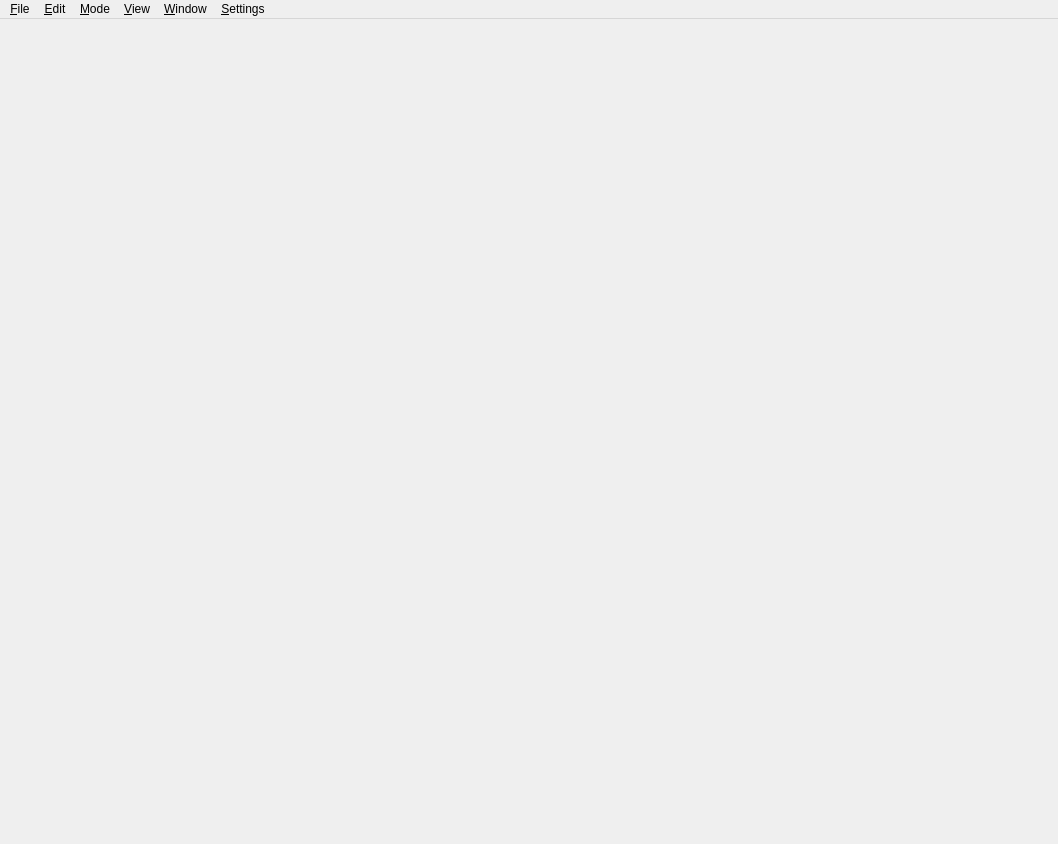
<?xml version="1.0" encoding="UTF-8"?>
<ui version="4.0">
 <class>MainWindow</class>
 <widget class="QMainWindow" name="MainWindow">
  <property name="geometry">
   <rect>
    <x>0</x>
    <y>0</y>
    <width>1058</width>
    <height>844</height>
   </rect>
  </property>
  <property name="windowTitle">
   <string>RealtimeTraceView</string>
  </property>
  <widget class="QWidget" name="centralwidget">
   <layout class="QVBoxLayout">
    <property name="spacing">
     <number>6</number>
    </property>
    <property name="margin">
     <number>0</number>
    </property>
   </layout>
  </widget>
  <widget class="QMenuBar" name="menubar">
   <property name="geometry">
    <rect>
     <x>0</x>
     <y>0</y>
     <width>1058</width>
     <height>38</height>
    </rect>
   </property>
   <widget class="QMenu" name="menuFile">
    <property name="title">
     <string>&amp;File</string>
    </property>
    <addaction name="actionOpenXMLFile"/>
    <addaction name="separator"/>
    <addaction name="actionQuit"/>
   </widget>
   <widget class="QMenu" name="menuWindow">
    <property name="title">
     <string>&amp;Window</string>
    </property>
   </widget>
   <widget class="QMenu" name="menuView">
    <property name="title">
     <string>&amp;View</string>
    </property>
    <addaction name="actionLineUp"/>
    <addaction name="actionLineDown"/>
    <addaction name="actionPageUp"/>
    <addaction name="actionPageDown"/>
    <addaction name="actionToTop"/>
    <addaction name="actionToBottom"/>
    <addaction name="actionScrollLeft"/>
    <addaction name="actionScrollRight"/>
    <addaction name="separator"/>
    <addaction name="actionAlignLeft"/>
    <addaction name="actionAlignRight"/>
    <addaction name="actionAlignOriginTime"/>
    <addaction name="separator"/>
    <addaction name="actionHorZoomIn"/>
    <addaction name="actionHorZoomOut"/>
    <addaction name="actionVerZoomIn"/>
    <addaction name="actionVerZoomOut"/>
    <addaction name="separator"/>
    <addaction name="actionJumpToLastRecord"/>
    <addaction name="actionNormalizeVisibleAmplitudes"/>
    <addaction name="actionDefaultDisplay"/>
    <addaction name="separator"/>
    <addaction name="actionViewPicks"/>
    <addaction name="actionViewArrivals"/>
    <addaction name="separator"/>
    <addaction name="actionToggleAllRecords"/>
    <addaction name="actionToggleRecordBorders"/>
    <addaction name="actionToggleAutoMove"/>
    <addaction name="actionApplyGain"/>
    <addaction name="separator"/>
    <addaction name="actionRestoreConfigOrder"/>
    <addaction name="actionSortDistance"/>
    <addaction name="actionSortStaCode"/>
    <addaction name="actionSortNetStaCode"/>
    <addaction name="actionSortGroup"/>
    <addaction name="separator"/>
    <addaction name="actionListHiddenStreams"/>
   </widget>
   <widget class="QMenu" name="menuEdit">
    <property name="title">
     <string>&amp;Edit</string>
    </property>
    <addaction name="actionToggleFilter"/>
    <addaction name="actionNextFilter"/>
    <addaction name="actionPreviousFilter"/>
    <addaction name="separator"/>
    <addaction name="actionClearPickMarkers"/>
    <addaction name="separator"/>
    <addaction name="actionSearch"/>
    <addaction name="separator"/>
    <addaction name="actionReload"/>
    <addaction name="actionSwitchToRealtime"/>
    <addaction name="separator"/>
    <addaction name="actionLoadDataBack"/>
    <addaction name="actionLoadDataNext"/>
   </widget>
   <widget class="QMenu" name="menuSettings">
    <property name="title">
     <string>&amp;Settings</string>
    </property>
   </widget>
   <widget class="QMenu" name="menuMode">
    <property name="title">
     <string>&amp;Mode</string>
    </property>
    <addaction name="actionModeNone"/>
    <addaction name="actionModePicks"/>
    <addaction name="actionModeZoom"/>
   </widget>
   <addaction name="menuFile"/>
   <addaction name="menuEdit"/>
   <addaction name="menuMode"/>
   <addaction name="menuView"/>
   <addaction name="menuWindow"/>
   <addaction name="menuSettings"/>
  </widget>
  <widget class="QStatusBar" name="statusbar">
   <property name="sizeGripEnabled">
    <bool>false</bool>
   </property>
  </widget>
  <action name="actionQuit">
   <property name="text">
    <string>&amp;Quit</string>
   </property>
   <property name="shortcut">
    <string>Alt+Q</string>
   </property>
  </action>
  <action name="actionOpenXMLFile">
   <property name="text">
    <string>&amp;Open XML</string>
   </property>
   <property name="shortcut">
    <string>Ctrl+O</string>
   </property>
  </action>
  <action name="actionLineUp">
   <property name="text">
    <string>Line up</string>
   </property>
   <property name="iconText">
    <string>Line up</string>
   </property>
   <property name="toolTip">
    <string>Line up</string>
   </property>
   <property name="shortcut">
    <string>Up</string>
   </property>
  </action>
  <action name="actionLineDown">
   <property name="text">
    <string>Line down</string>
   </property>
   <property name="iconText">
    <string>Line down</string>
   </property>
   <property name="toolTip">
    <string>Line down</string>
   </property>
   <property name="shortcut">
    <string>Down</string>
   </property>
  </action>
  <action name="actionPageUp">
   <property name="text">
    <string>Page up</string>
   </property>
   <property name="iconText">
    <string>Page up</string>
   </property>
   <property name="toolTip">
    <string>Page up</string>
   </property>
   <property name="shortcut">
    <string>PgUp</string>
   </property>
  </action>
  <action name="actionPageDown">
   <property name="text">
    <string>Page down</string>
   </property>
   <property name="iconText">
    <string>Page down</string>
   </property>
   <property name="toolTip">
    <string>Page down</string>
   </property>
   <property name="shortcut">
    <string>PgDown</string>
   </property>
  </action>
  <action name="actionToTop">
   <property name="text">
    <string>To top</string>
   </property>
   <property name="iconText">
    <string>To top</string>
   </property>
   <property name="toolTip">
    <string>To top</string>
   </property>
   <property name="shortcut">
    <string>Alt+PgUp</string>
   </property>
  </action>
  <action name="actionToBottom">
   <property name="text">
    <string>To bottom</string>
   </property>
   <property name="iconText">
    <string>To bottom</string>
   </property>
   <property name="toolTip">
    <string>To bottom</string>
   </property>
   <property name="shortcut">
    <string>Alt+PgDown</string>
   </property>
  </action>
  <action name="actionScrollLeft">
   <property name="text">
    <string>Scroll left</string>
   </property>
   <property name="iconText">
    <string>Scroll left</string>
   </property>
   <property name="toolTip">
    <string>Scroll left</string>
   </property>
   <property name="shortcut">
    <string>Left</string>
   </property>
  </action>
  <action name="actionScrollRight">
   <property name="text">
    <string>Scroll right</string>
   </property>
   <property name="iconText">
    <string>Scroll right</string>
   </property>
   <property name="toolTip">
    <string>Scroll right</string>
   </property>
   <property name="shortcut">
    <string>Right</string>
   </property>
  </action>
  <action name="actionNextFilter">
   <property name="checkable">
    <bool>false</bool>
   </property>
   <property name="text">
    <string>Activate next filter</string>
   </property>
   <property name="iconText">
    <string>Activate next filter</string>
   </property>
   <property name="toolTip">
    <string>Activate next filter</string>
   </property>
   <property name="shortcut">
    <string>G</string>
   </property>
  </action>
  <action name="actionSortDistance">
   <property name="text">
    <string>Sort by distance</string>
   </property>
   <property name="iconText">
    <string>Sort by distance</string>
   </property>
   <property name="toolTip">
    <string>Sort by distance</string>
   </property>
   <property name="shortcut">
    <string>2</string>
   </property>
  </action>
  <action name="actionSortStaCode">
   <property name="text">
    <string>Sort by station code</string>
   </property>
   <property name="iconText">
    <string>Sort by station code</string>
   </property>
   <property name="toolTip">
    <string>Sort by station code</string>
   </property>
   <property name="shortcut">
    <string>3</string>
   </property>
  </action>
  <action name="actionHorZoomIn">
   <property name="text">
    <string>Zoom in horizontally</string>
   </property>
   <property name="iconText">
    <string>Zoom in horizontally</string>
   </property>
   <property name="toolTip">
    <string>Zoom in horizontally</string>
   </property>
   <property name="shortcut">
    <string>&gt;</string>
   </property>
  </action>
  <action name="actionHorZoomOut">
   <property name="text">
    <string>Zoom out horizontally</string>
   </property>
   <property name="iconText">
    <string>Zoom out horizontally</string>
   </property>
   <property name="toolTip">
    <string>Zoom out horizontally</string>
   </property>
   <property name="shortcut">
    <string>&lt;</string>
   </property>
  </action>
  <action name="actionVerZoomIn">
   <property name="text">
    <string>Zoom in vertically</string>
   </property>
   <property name="iconText">
    <string>Zoom in vertically</string>
   </property>
   <property name="toolTip">
    <string>Zoom in vertically</string>
   </property>
   <property name="shortcut">
    <string>Shift+Y</string>
   </property>
  </action>
  <action name="actionVerZoomOut">
   <property name="text">
    <string>Zoom out vertically</string>
   </property>
   <property name="iconText">
    <string>Zoom out vertically</string>
   </property>
   <property name="toolTip">
    <string>Zoom out vertically</string>
   </property>
   <property name="shortcut">
    <string>Y</string>
   </property>
  </action>
  <action name="actionModeZoom">
   <property name="checkable">
    <bool>false</bool>
   </property>
   <property name="text">
    <string>Zoom mode</string>
   </property>
   <property name="iconText">
    <string>Zoom mode</string>
   </property>
   <property name="toolTip">
    <string>Enter zoom mode</string>
   </property>
   <property name="shortcut">
    <string>Z</string>
   </property>
   <property name="menuRole">
    <enum>QAction::NoRole</enum>
   </property>
  </action>
  <action name="actionModePicks">
   <property name="checkable">
    <bool>false</bool>
   </property>
   <property name="text">
    <string>Collect picks</string>
   </property>
   <property name="iconText">
    <string>Collect picks</string>
   </property>
   <property name="toolTip">
    <string>Enter pick collecting mode</string>
   </property>
   <property name="shortcut">
    <string>P</string>
   </property>
   <property name="menuRole">
    <enum>QAction::NoRole</enum>
   </property>
  </action>
  <action name="actionFilter">
   <property name="checkable">
    <bool>false</bool>
   </property>
   <property name="text">
    <string>Filter</string>
   </property>
   <property name="shortcut">
    <string>Alt+F</string>
   </property>
  </action>
  <action name="actionSearch">
   <property name="checkable">
    <bool>false</bool>
   </property>
   <property name="text">
    <string>Search station by name</string>
   </property>
   <property name="shortcut">
    <string>Ctrl+F</string>
   </property>
  </action>
  <action name="actionAbortSearch">
   <property name="checkable">
    <bool>false</bool>
   </property>
   <property name="text">
    <string>Abort search</string>
   </property>
   <property name="shortcut">
    <string>Esc</string>
   </property>
  </action>
  <action name="actionDisplay">
   <property name="text">
    <string>Display</string>
   </property>
   <property name="shortcut">
    <string>Alt+D</string>
   </property>
  </action>
  <action name="actionContents">
   <property name="text">
    <string>Contents</string>
   </property>
  </action>
  <action name="actionAbout">
   <property name="text">
    <string>About</string>
   </property>
  </action>
  <action name="actionDefaultDisplay">
   <property name="text">
    <string>Restore default display</string>
   </property>
   <property name="iconText">
    <string>Restore default display</string>
   </property>
   <property name="toolTip">
    <string>Restore default display</string>
   </property>
   <property name="shortcut">
    <string>N</string>
   </property>
  </action>
  <action name="actionToggleAllRecords">
   <property name="checkable">
    <bool>true</bool>
   </property>
   <property name="text">
    <string>Show filtered and unfiltered records</string>
   </property>
   <property name="iconText">
    <string>Show filtered and unfiltered records</string>
   </property>
   <property name="toolTip">
    <string>Show filtered and unfiltered records</string>
   </property>
   <property name="shortcut">
    <string>R</string>
   </property>
  </action>
  <action name="actionAlignLeft">
   <property name="text">
    <string>Align left</string>
   </property>
   <property name="iconText">
    <string>Align left</string>
   </property>
   <property name="toolTip">
    <string>Align left</string>
   </property>
   <property name="shortcut">
    <string>Ctrl+Left</string>
   </property>
  </action>
  <action name="actionAlignRight">
   <property name="text">
    <string>Align right</string>
   </property>
   <property name="iconText">
    <string>Align right</string>
   </property>
   <property name="toolTip">
    <string>Align right</string>
   </property>
   <property name="shortcut">
    <string>Ctrl+Right</string>
   </property>
  </action>
  <action name="actionRestoreConfigOrder">
   <property name="text">
    <string>Restore config order</string>
   </property>
   <property name="iconText">
    <string>Restore config order</string>
   </property>
   <property name="toolTip">
    <string>Restore config order</string>
   </property>
   <property name="shortcut">
    <string>1</string>
   </property>
  </action>
  <action name="actionNormalizeVisibleAmplitudes">
   <property name="checkable">
    <bool>true</bool>
   </property>
   <property name="text">
    <string>Normalize visible amplitudes</string>
   </property>
   <property name="iconText">
    <string>Normalize visible amplitudes</string>
   </property>
   <property name="toolTip">
    <string>Normalize visible amplitudes</string>
   </property>
   <property name="shortcut">
    <string>S</string>
   </property>
  </action>
  <action name="actionJumpToLastRecord">
   <property name="text">
    <string>Goto last record</string>
   </property>
   <property name="iconText">
    <string>Goto last record</string>
   </property>
   <property name="toolTip">
    <string>Goto last record</string>
   </property>
  </action>
  <action name="actionSelectStreams">
   <property name="text">
    <string>&amp;Select streams</string>
   </property>
   <property name="iconText">
    <string>Select streams</string>
   </property>
   <property name="toolTip">
    <string>Select streams</string>
   </property>
  </action>
  <action name="actionAddTabulator">
   <property name="text">
    <string>Add tabulator</string>
   </property>
   <property name="shortcut">
    <string>Ctrl+T</string>
   </property>
  </action>
  <action name="actionSortNetStaCode">
   <property name="text">
    <string>Sort by network-stationcode</string>
   </property>
   <property name="iconText">
    <string>Sort by network-stationcode</string>
   </property>
   <property name="toolTip">
    <string>Sort by network-stationcode</string>
   </property>
   <property name="shortcut">
    <string>4</string>
   </property>
  </action>
  <action name="actionSortGroup">
   <property name="text">
    <string>Sort by groups</string>
   </property>
   <property name="iconText">
    <string>Sort by groups</string>
   </property>
   <property name="toolTip">
    <string>Sort by groups</string>
   </property>
   <property name="shortcut">
    <string>5</string>
   </property>
  </action>
  <action name="actionAlignOriginTime">
   <property name="text">
    <string>Align on origin time</string>
   </property>
   <property name="iconText">
    <string>Align on origin time</string>
   </property>
   <property name="toolTip">
    <string>Align on origin time</string>
   </property>
   <property name="shortcut">
    <string>O</string>
   </property>
  </action>
  <action name="actionListHiddenStreams">
   <property name="text">
    <string>List hidden streams</string>
   </property>
   <property name="iconText">
    <string>List hidden streams</string>
   </property>
   <property name="toolTip">
    <string>List hidden streams</string>
   </property>
   <property name="shortcut">
    <string>H</string>
   </property>
  </action>
  <action name="actionToggleAutoMove">
   <property name="checkable">
    <bool>true</bool>
   </property>
   <property name="checked">
    <bool>true</bool>
   </property>
   <property name="text">
    <string>Auto move traces</string>
   </property>
   <property name="iconText">
    <string>Auto move traces</string>
   </property>
   <property name="toolTip">
    <string>Auto move traces</string>
   </property>
   <property name="shortcut">
    <string>F8</string>
   </property>
  </action>
  <action name="actionClearPickMarkers">
   <property name="text">
    <string>Clear loaded picks</string>
   </property>
   <property name="shortcut">
    <string>C</string>
   </property>
  </action>
  <action name="actionApplyGain">
   <property name="checkable">
    <bool>true</bool>
   </property>
   <property name="checked">
    <bool>true</bool>
   </property>
   <property name="text">
    <string>Apply gain</string>
   </property>
  </action>
  <action name="actionPreviousFilter">
   <property name="text">
    <string>Activate previous filter</string>
   </property>
   <property name="shortcut">
    <string>D</string>
   </property>
  </action>
  <action name="actionToggleRecordBorders">
   <property name="checkable">
    <bool>true</bool>
   </property>
   <property name="text">
    <string>Show record borders</string>
   </property>
   <property name="iconText">
    <string>Show record borders</string>
   </property>
   <property name="toolTip">
    <string>Show record borders</string>
   </property>
   <property name="shortcut">
    <string>B</string>
   </property>
  </action>
  <action name="actionZoom">
   <property name="text">
    <string>Zoom</string>
   </property>
  </action>
  <action name="actionCollect_picks">
   <property name="text">
    <string>Collect picks</string>
   </property>
  </action>
  <action name="actionModeNone">
   <property name="checkable">
    <bool>false</bool>
   </property>
   <property name="text">
    <string>Select</string>
   </property>
   <property name="toolTip">
    <string>Disable any selection mode</string>
   </property>
   <property name="shortcut">
    <string>Esc</string>
   </property>
   <property name="menuRole">
    <enum>QAction::NoRole</enum>
   </property>
  </action>
  <action name="actionViewPicks">
   <property name="checkable">
    <bool>true</bool>
   </property>
   <property name="checked">
    <bool>true</bool>
   </property>
   <property name="text">
    <string>Picks</string>
   </property>
   <property name="shortcut">
    <string>Ctrl+P</string>
   </property>
  </action>
  <action name="actionViewArrivals">
   <property name="checkable">
    <bool>true</bool>
   </property>
   <property name="checked">
    <bool>true</bool>
   </property>
   <property name="text">
    <string>Arrivals</string>
   </property>
   <property name="shortcut">
    <string>Ctrl+A</string>
   </property>
  </action>
  <action name="actionReload">
   <property name="text">
    <string>Reload</string>
   </property>
   <property name="shortcut">
    <string>Ctrl+R</string>
   </property>
  </action>
  <action name="actionSwitchToRealtime">
   <property name="text">
    <string>Switch to real-time</string>
   </property>
   <property name="shortcut">
    <string>Ctrl+Shift+R</string>
   </property>
  </action>
  <action name="actionToggleFilter">
   <property name="text">
    <string>Toggle filter</string>
   </property>
   <property name="shortcut">
    <string>F</string>
   </property>
  </action>
  <action name="actionLoadDataBack">
   <property name="text">
    <string>Load data - %1</string>
   </property>
   <property name="iconText">
    <string>Load data - %1</string>
   </property>
   <property name="toolTip">
    <string>Move the data time window to the left and load its data</string>
   </property>
   <property name="shortcut">
    <string>Alt+Left</string>
   </property>
  </action>
  <action name="actionLoadDataNext">
   <property name="text">
    <string>Load data + %1</string>
   </property>
   <property name="iconText">
    <string>Load data + %1</string>
   </property>
   <property name="toolTip">
    <string>Move the data time window to the right and load its data</string>
   </property>
   <property name="shortcut">
    <string>Alt+Right</string>
   </property>
  </action>
 </widget>
 <resources/>
 <connections/>
</ui>
